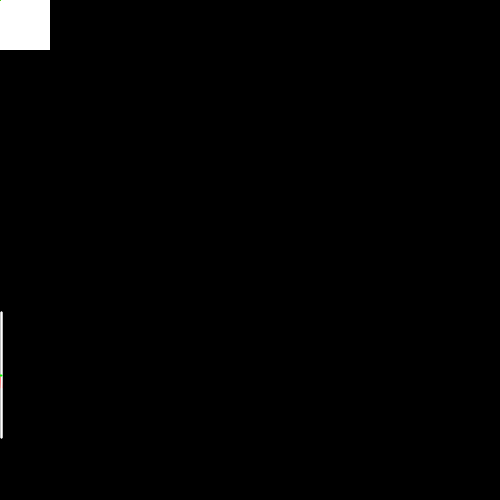
Frame 1 (no input)
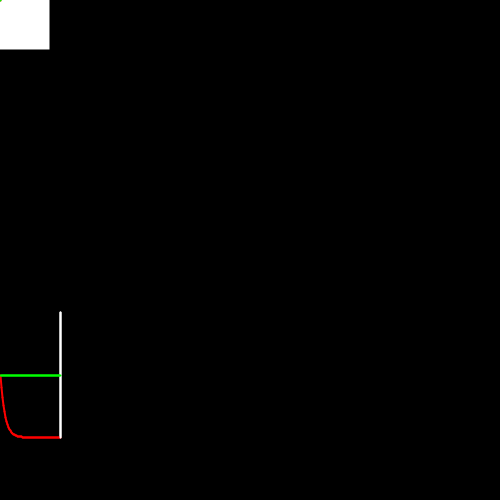
Frame 60 (the mouse pressed at the canvas centre just before this capture)
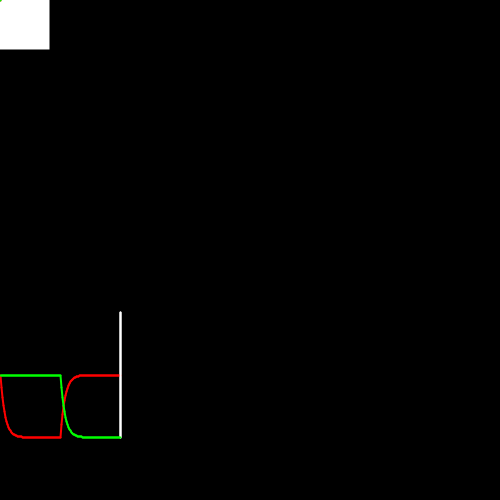
Frame 120 (the mouse held since frame 60 and released just before this capture)

The Processing sketch that drew these frames (run headless with seeded random() and noise(); from frame 60 on, the mouse is pressed at the canvas centre):

// Processing sketch: processing_122922
// ── processing_122922.pde

class LineGraph {
  float [] values;
  float gX, gY, gWidth, gHeight;
  color lineColor;
  int cursor;
  float lastValue = 0;
  float minValue = 0;
  float maxValue = 0;

  LineGraph(int nValues, float gX, float gY, float gWidth, float gHeight) {
    values = new float[nValues];
    this.gX = gX;
    this.gY = gY;
    this.gWidth = gWidth;
    this.gHeight = gHeight;
    lineColor = color(255);
    maxValue = 10;
    minValue = -maxValue;
  }

  void setValue(int iValue, float newValue) {
    lastValue = values[cursor];
    iValue = (iValue % values.length);
    values[iValue] = (0.8*lastValue + 0.2*newValue);
    cursor = iValue;
  }

  void update() {
    //    minValue = min(values)<minValue ? min(values) : minValue;
    //    maxValue = max(values)>maxValue ? max(values) : maxValue;
  }

  void draw() {
    stroke(255);
    strokeWeight(2.0);
    float x0 = map(cursor, 0, values.length, gX, gX+gWidth), 
    x1 = x0, 
    y0 = gY - gHeight/2, 
    y1 = gY + gHeight/2;
    line(x0, y0, x1, y1);

    stroke(lineColor);
    for (int iValue=0; iValue<values.length-1; iValue++) { 
      if (iValue < cursor) {
        x0 = map(iValue, 0, values.length, gX, gX+gWidth);
        x1 = map(iValue+1, 0, values.length, gX, gX+gWidth); 
        y0 = map(values[iValue], minValue, maxValue, gY-gHeight/2, gY+gHeight/2); 
        y1 = map(values[iValue+1], minValue, maxValue, gY-gHeight/2, gY+gHeight/2);

        line(x0, y0, x1, y1);
      }
    }
  }
}

class AccObject {
  float angle;
  float x, px, vx, pvx, ax;
  float y, py, vy, pvy, ay;
  float sz;
  float lax = 0, lay = 0;


  AccObject() {
    angle = 0;
    sz = 100;
  }

  void setPos(float newX, float newY) {
    px = x;
    x = newX;

    py = y;
    y = newY;
  }

  void trans(float tX, float tY) {
    px = x;
    x += tX;

    py = y;
    y += tY;
  }

  void update() {

    pvx = vx;
    vx = x - px;
    lax = vx - pvx;


    pvy = vy;
    vy = y - py;
    lay = vy - pvy;

    ax = lax*cos(angle) + lay*sin(angle) + cos(angle)*10;
    ay = lay*cos(angle-PI) + lax*sin(angle-PI) + sin(angle)*10;
  }

  void draw() {
    pushMatrix();
    translate(x, y);
    pushMatrix();
    rotate(angle);
    stroke(0);    
    rect(-sz/2, -sz/2, sz, sz);


    stroke(255, 0, 0);
    line(0, 0, lax*100, 0);
    stroke(0, 255, 0);
    line(0, 0, 0, lay*100);

    popMatrix();
    popMatrix();
  }
} 

LineGraph lineGraphX, lineGraphY;
AccObject accObject;

void setup() {
  size(500, 500);
  lineGraphX = new LineGraph(width, 0, 3*height/4, width, height/4);
  lineGraphY = new LineGraph(width, 0, 3*height/4, width, height/4);
  lineGraphX.lineColor = color(255, 0, 0);
  lineGraphY.lineColor = color(0, 255, 0);
  accObject = new AccObject();
}

void draw() {
  background(0);

  if (mousePressed)
    accObject.angle += (float)(mouseX - pmouseX)/(float)width * PI;
  else
    accObject.trans(mouseX-pmouseX, mouseY-pmouseY);

  accObject.update();
  accObject.draw();

  lineGraphX.setValue(frameCount, accObject.ax);
  lineGraphY.setValue(frameCount, accObject.ay);
  lineGraphX.update();
  lineGraphY.update();
  lineGraphX.draw();
  lineGraphY.draw();
}
